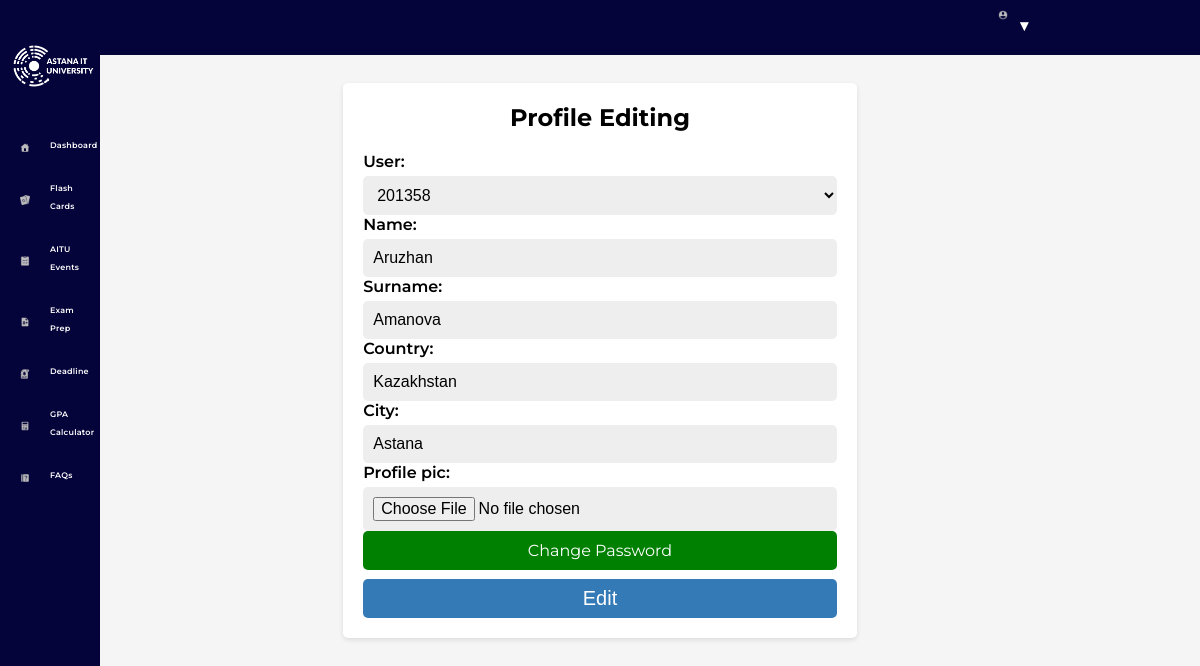
Page /accsettings/ (signed in) on the committed database.
### events/models.py (models this page shows, shortened)
class Student(models.Model):
	user = models.OneToOneField(User, null = True, on_delete=models.CASCADE)
	name = models.CharField('Name' ,max_length = 120)
	surname = models.CharField('Surname' ,null = True,max_length = 120)
	country = models.CharField('Country' ,null = True,max_length = 120)
	city  = models.CharField('City' ,null = True,max_length = 120)
	profile_pic = models.ImageField(default = "profile1.png",null = True, blank = True, upload_to = "profile/")

### events/views.py (the view)
# urls.py: path('accsettings/',views.accSettings, name = "accsettings"),
@login_required(login_url ='login')
def accSettings(request):
	if request.user.is_superuser:
		return render(request, 'accsettings.html',{})
	else:
		student  = request.user.student
		form = StudentForm(instance = student)
		if request.method == 'POST':
			form = StudentForm(request.POST, request.FILES,instance = student)
			if form.is_valid():
				form.save()
				return redirect('profile')
		context = {'form' : form }
		return render(request, 'accsettings.html',context)

### events/forms.py
class StudentForm(ModelForm):
	class Meta:
		model = Student
		fields = '__all__'

### events/templates/accsettings.html (shortened to what this page needs)
{% extends 'base.html' %}
{% load static %}
  {% block content %}
  <section class="base">
  <div class="profile-container">
    <h2>Profile Editing</h2>
        <form action = "" method = POST enctype="multipart/form-data">
            {{form}}
            <a class = "change" href = "{% url 'settings'%}">Change Password</a>
          <button type="submit" >Edit</button>
        </form>
  </div>
</section>
  {% endblock %}

### events/templates/base.html (style rules this page uses)
body { font-family: Montserrat; }

### events/templates/accsettings.html (style rules this page uses)
body { background-color: #f5f5f5; }
.profile-container { width: 40%; margin: 0 auto; margin-top: 7%; padding: 20px; background-color: #fff; border-radius: 5px; box-shadow: 0 2px 5px rgba(0, 0, 0, 0.1); }
.profile-container h2 { margin-top: 0; text-align: center; }
form { display: flex; flex-direction: column; }
label { display: block; font-weight: 600; margin-bottom: 5px; }
select,input { padding: 10px; border: none; border-radius: 5px; font-size: 16px; background: #EEEEEE; box-sizing: border-box; }
button { padding: 8px 18px; margin-top: 2% ; border: none; border-radius: 5px; background-color: #337ab7; color: #fff; font-size: 20px; cursor: pointer; transition: background-color 0.3s ease-in-out; }
.change { text-decoration: none; padding: 10px 20px; border: none; border-radius: 5px; background-color: green; text-align: center; color: #fff; font-size: 16px; cursor: pointer; transition: background-color 0.3s ease-in-out; }

### rows in the picture
Student: user "201358", name "Aruzhan", surname "Amanova", country "Kazakhstan", city "Astana"
